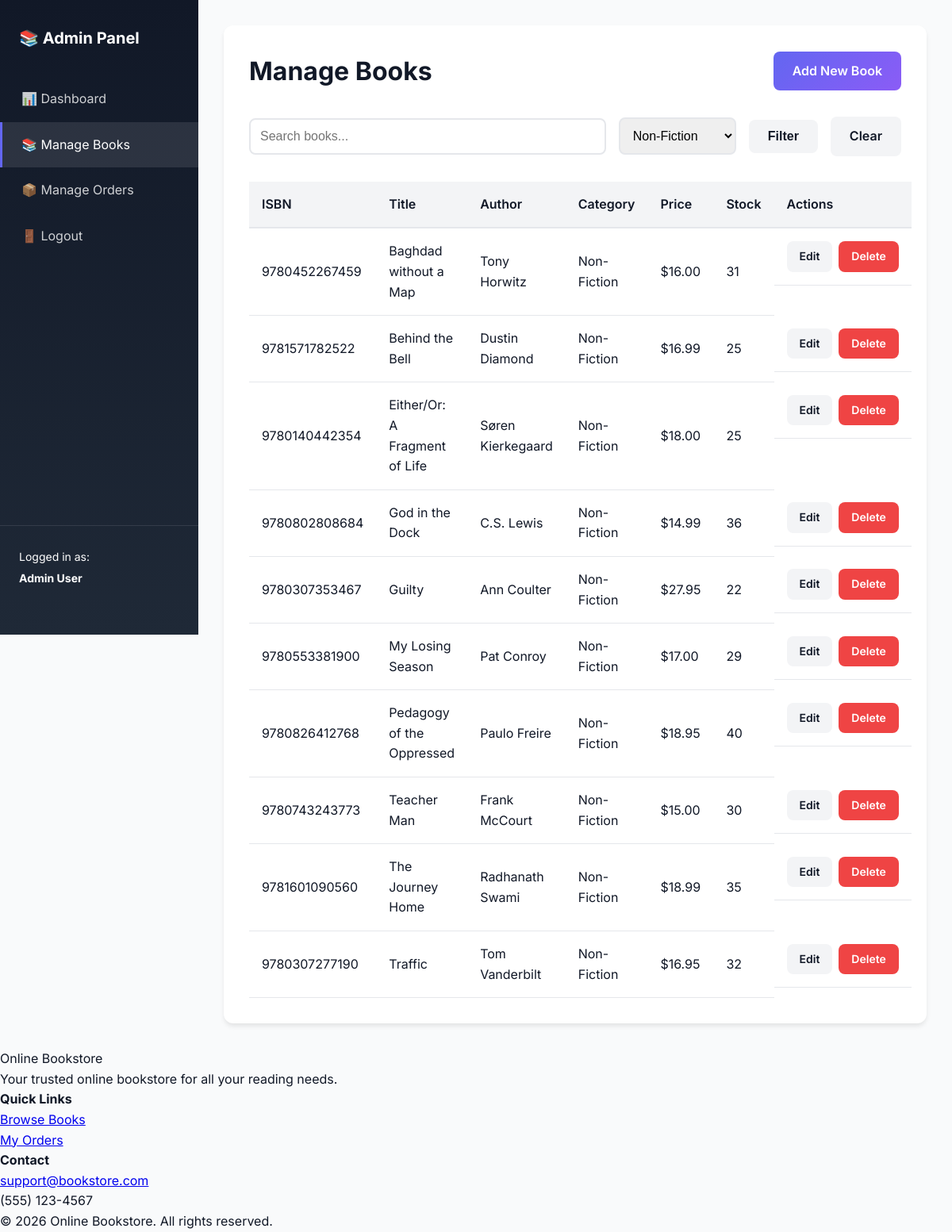
The app's page /admin/books.php?category=2 (signed in) with its own data.
### tables this page shows
CREATE TABLE books (
    id INT AUTO_INCREMENT PRIMARY KEY,
    isbn VARCHAR(20) NOT NULL UNIQUE,
    title VARCHAR(255) NOT NULL,
    author VARCHAR(255) NOT NULL,
    price DECIMAL(10, 2) NOT NULL,
    description TEXT,
    cover_image VARCHAR(255),
    category_id INT,
    stock_quantity INT NOT NULL DEFAULT 0,
    created_at TIMESTAMP DEFAULT CURRENT_TIMESTAMP,
    updated_at TIMESTAMP DEFAULT CURRENT_TIMESTAMP ON UPDATE CURRENT_TIMESTAMP,
    FOREIGN KEY (category_id) REFERENCES categories(id) ON DELETE SET NULL,
    INDEX idx_isbn (isbn),
    INDEX idx_title (title),
    INDEX idx_author (author),
    INDEX idx_category (category_id)
);

CREATE TABLE categories (
    id INT AUTO_INCREMENT PRIMARY KEY,
    name VARCHAR(100) NOT NULL UNIQUE,
    slug VARCHAR(100) NOT NULL UNIQUE,
    description TEXT,
    created_at TIMESTAMP DEFAULT CURRENT_TIMESTAMP,
    INDEX idx_slug (slug)
);

### includes/security.php (called while the page is built, shortened)
<?php
function escapeHTML($data)
{
    return htmlspecialchars($data, ENT_QUOTES, 'UTF-8');
}
function formatPrice($price)
{
    return '$' . number_format($price, 2);
}

### admin/books.php (the view, shortened to what this page needs)
<?php
require_once __DIR__ . '/../includes/security.php';
$db = getDB();
$search = isset($_GET['search']) ? sanitizeInput($_GET['search']) : '';
$category_id = isset($_GET['category']) ? (int) $_GET['category'] : null;
$where = [];
$params = [];
if ($category_id) {
    $where[] = "category_id = ?";
    $params[] = $category_id;
}
$whereClause = !empty($where) ? 'WHERE ' . implode(' AND ', $where) : '';
$sql = "
    SELECT b.*, c.name as category_name
    FROM books b
    LEFT JOIN categories c ON b.category_id = c.id
    $whereClause
    ORDER BY b.title ASC
";
$stmt = $db->prepare($sql);
$stmt->execute($params);
$books = $stmt->fetchAll();
$categoriesStmt = $db->query("SELECT * FROM categories ORDER BY name");
$categories = $categoriesStmt->fetchAll();
include __DIR__ . '/../includes/admin_header.php';
?>
<div class="admin-content">
    <div class="content-header">
        <h1>Manage Books</h1>
        <a href="book_form.php" class="btn btn-primary">Add New Book</a>
    </div>
    <div class="filters">
        <form method="GET" action="" class="filter-form">
            <input type="text" name="search" placeholder="Search books..." value="<?php echo escapeHTML($search); ?>">
            <select name="category">
                <?php foreach ($categories as $cat): ?>
                    <option value="<?php echo $cat['id']; ?>" <?php echo $category_id == $cat['id'] ? 'selected' : ''; ?>>
                        <?php echo escapeHTML($cat['name']); ?>
                    </option>
                <?php endforeach; ?>
            </select>
            <button type="submit" class="btn btn-secondary">Filter</button>
            <?php if ($search || $category_id): ?>
                <a href="books.php" class="btn btn-secondary">Clear</a>
            <?php endif; ?>
        </form>
    </div>
    <table class="admin-table">
        <thead>
            <tr>
                <th>ISBN</th>
                <th>Title</th>
                <th>Author</th>
                <th>Category</th>
                <th>Price</th>
                <th>Stock</th>
                <th>Actions</th>
            </tr>
        </thead>
        <tbody>
            <?php if (empty($books)): ?>
                <tr>
                    <td colspan="7" class="text-center">No books found</td>
                </tr>
            <?php else: ?>
                <?php foreach ($books as $book): ?>
                    <tr>
                        <td>
                            <?php echo escapeHTML($book['isbn']); ?>
                        </td>
                        <td>
                            <?php echo escapeHTML($book['title']); ?>
                        </td>
                        <td>
                            <?php echo escapeHTML($book['author']); ?>
                        </td>
                        <td>
                            <?php echo escapeHTML($book['category_name']); ?>
                        </td>
                        <td>
                            <?php echo formatPrice($book['price']); ?>
                        </td>
                        <td class="<?php echo $book['stock_quantity'] < 10 ? 'text-warning' : ''; ?>">
                            <?php echo $book['stock_quantity']; ?>
                        </td>
                        <td class="action-buttons">
                            <a href="book_form.php?id=<?php echo $book['id']; ?>" class="btn btn-sm btn-secondary">Edit</a>
                            <a href="book_actions.php?action=delete&id=<?php echo $book['id']; ?>" class="btn btn-sm btn-danger"
                                onclick="return confirm('Are you sure you want to delete this book?')">Delete</a>
                        </td>
                    </tr>
                <?php endforeach; ?>
            <?php endif; ?>
        </tbody>
    </table>
</div>
<?php include __DIR__ . '/../includes/footer.php'; ?>

### assets/css/style.css (style rules this page uses)
:root { --primary-color: #6366f1; --primary-dark: #4f46e5; --secondary-color: #8b5cf6; --success-color: #10b981; --error-color: #ef4444; --warning-color: #f59e0b; --bg-primary: #ffffff; --bg-secondary: #f9fafb; --bg-tertiary: #f3f4f6; --text-primary: #111827; --text-secondary: #6b7280; --border-color: #e5e7eb; --shadow-sm: 0 1px 2px 0 rgba(0, 0, 0, 0.05); --shadow-md: 0 4px 6px -1px rgba(0, 0, 0, 0.1); --shadow-lg: 0 10px 15px -3px rgba(0, 0, 0, 0.1); --shadow-xl: 0 20px 25px -5px rgba(0, 0, 0, 0.1); --radius-sm: 0.375rem; --radius-md: 0.5rem; --radius-lg: 0.75rem; --radius-xl: 1rem; --transition: all 0.3s cubic-bezier(0.4, 0, 0.2, 1); }
* { margin: 0; padding: 0; box-sizing: border-box; }
body { font-family: 'Inter', -apple-system, BlinkMacSystemFont, 'Segoe UI', sans-serif; background: var(--bg-secondary); color: var(--text-primary); line-height: 1.6; min-height: 100vh; display: flex; flex-direction: column; }
.btn { display: inline-block; padding: 0.75rem 1.5rem; border-radius: var(--radius-md); font-weight: 600; text-decoration: none; text-align: center; cursor: pointer; transition: var(--transition); border: none; font-size: 1rem; }
.btn-primary { background: linear-gradient(135deg, var(--primary-color), var(--secondary-color)); color: white; }
.btn-secondary { background: var(--bg-tertiary); color: var(--text-primary); }
.btn-danger { background: var(--error-color); color: white; }
.btn-sm { padding: 0.5rem 1rem; font-size: 0.875rem; }

### assets/css/admin.css (style rules this page uses)
.admin-body { background: var(--bg-secondary); }
.admin-content { background: white; padding: 2rem; border-radius: var(--radius-lg); box-shadow: var(--shadow-md); }
.content-header { display: flex; justify-content: space-between; align-items: center; margin-bottom: 2rem; }
.content-header h1 { margin: 0; }
.admin-table { width: 100%; border-collapse: collapse; margin-top: 1rem; }
.admin-table thead { background: var(--bg-tertiary); }
.admin-table th { padding: 1rem; text-align: left; font-weight: 600; color: var(--text-primary); border-bottom: 2px solid var(--border-color); }
.admin-table td { padding: 1rem; border-bottom: 1px solid var(--border-color); }
.action-buttons { display: flex; gap: 0.5rem; }
.filters { margin-bottom: 2rem; }
.filter-form { display: flex; gap: 1rem; align-items: center; }
.filter-form input, .filter-form select { padding: 0.75rem; border: 2px solid var(--border-color); border-radius: var(--radius-md); font-size: 1rem; }
.filter-form input { flex: 1; }

### records on screen
books: isbn "9780452267459", title "Baghdad without a Map", author "Tony Horwitz", category.name "Non-Fiction", price "$16.00", stock_quantity "31"
books: isbn "9781571782522", title "Behind the Bell", author "Dustin Diamond", category.name "Non-Fiction", price "$16.99", stock_quantity "25"
books: isbn "9780140442354", title "Either/Or: A Fragment of Life", author "Søren Kierkegaard", category.name "Non-Fiction", price "$18.00", stock_quantity "25"
books: isbn "9780802808684", title "God in the Dock", author "C.S. Lewis", category.name "Non-Fiction", price "$14.99", stock_quantity "36"
books: isbn "9780307353467", title "Guilty", author "Ann Coulter", category.name "Non-Fiction", price "$27.95", stock_quantity "22"
books: isbn "9780553381900", title "My Losing Season", author "Pat Conroy", category.name "Non-Fiction", price "$17.00", stock_quantity "29"
books: isbn "9780826412768", title "Pedagogy of the Oppressed", author "Paulo Freire", category.name "Non-Fiction", price "$18.95", stock_quantity "40"
books: isbn "9780743243773", title "Teacher Man", author "Frank McCourt", category.name "Non-Fiction", price "$15.00", stock_quantity "30"
books: isbn "9781601090560", title "The Journey Home", author "Radhanath Swami", category.name "Non-Fiction", price "$18.99", stock_quantity "35"
books: isbn "9780307277190", title "Traffic", author "Tom Vanderbilt", category.name "Non-Fiction", price "$16.95", stock_quantity "32"

### other values on screen
escapeHTML($_SESSION['first_name'] . ' ' . $_SESSION['last_name']) "Admin User"
SITE_NAME "Online Bookstore"
form field category "Non-Fiction"
